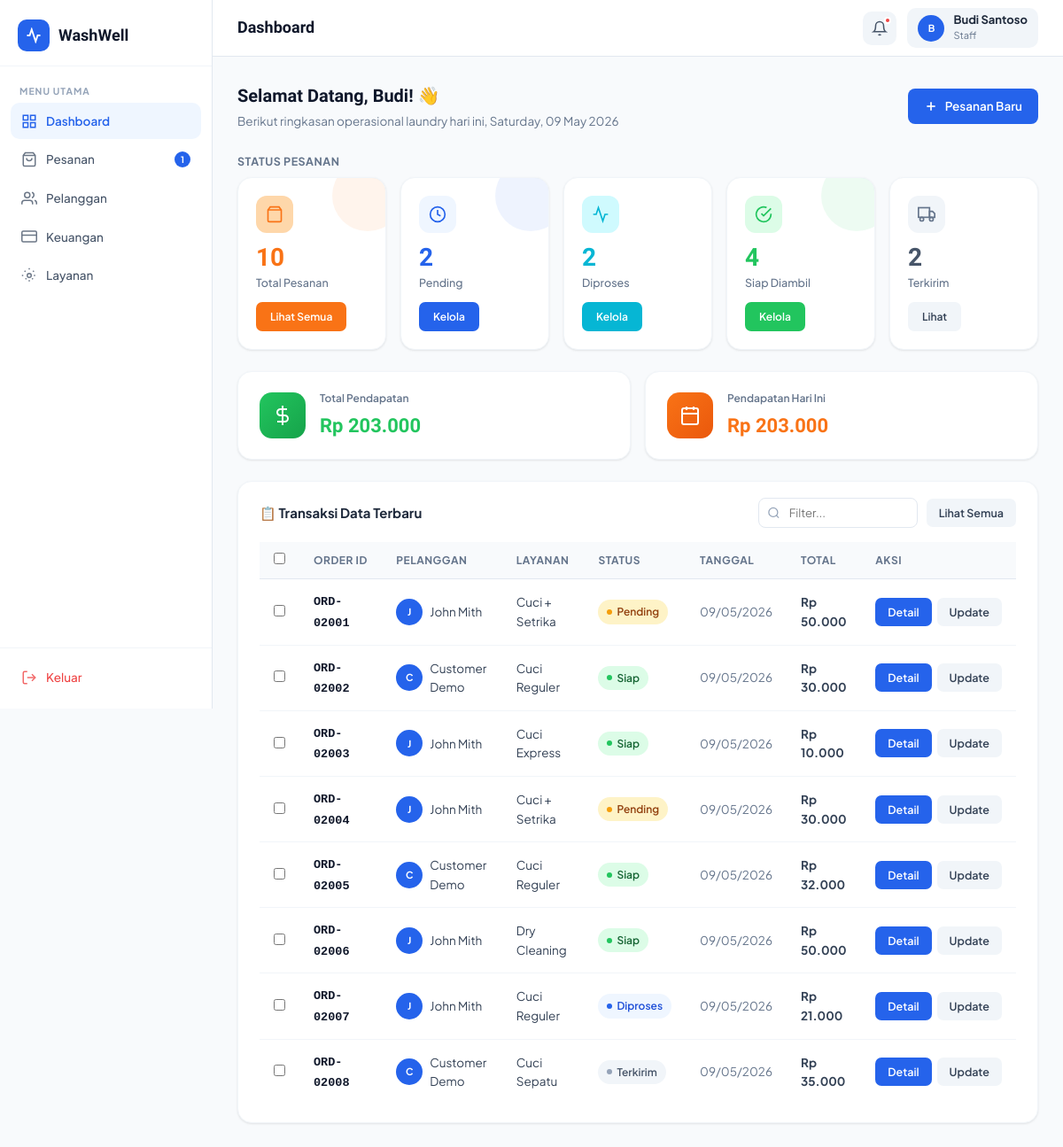
/admin/dashboard.php (signed in), run on the app's committed database.
### tables this page shows
CREATE TABLE IF NOT EXISTS users (
    id INT AUTO_INCREMENT PRIMARY KEY,
    name VARCHAR(100) NOT NULL,
    email VARCHAR(150) UNIQUE NOT NULL,
    password VARCHAR(255) NOT NULL,
    phone VARCHAR(20),
    address TEXT,
    role ENUM('customer','admin','staff') DEFAULT 'customer',
    created_at TIMESTAMP DEFAULT CURRENT_TIMESTAMP,
    updated_at TIMESTAMP DEFAULT CURRENT_TIMESTAMP ON UPDATE CURRENT_TIMESTAMP
);

CREATE TABLE IF NOT EXISTS orders (
    id INT AUTO_INCREMENT PRIMARY KEY,
    order_code VARCHAR(20) UNIQUE NOT NULL,
    user_id INT NOT NULL,
    service_id INT NOT NULL,
    staff_id INT DEFAULT NULL,
    weight DECIMAL(5,2) DEFAULT 1.00,
    amount DECIMAL(10,2) NOT NULL,
    status ENUM('pending','in_progress','ready','delivered','cancelled') DEFAULT 'pending',
    pickup_date DATE,
    delivery_date DATE,
    notes TEXT,
    payment_status ENUM('unpaid','paid') DEFAULT 'unpaid',
    payment_method ENUM('cash','transfer','e-wallet') DEFAULT 'cash',
    created_at TIMESTAMP DEFAULT CURRENT_TIMESTAMP,
    updated_at TIMESTAMP DEFAULT CURRENT_TIMESTAMP ON UPDATE CURRENT_TIMESTAMP,
    FOREIGN KEY (user_id) REFERENCES users(id) ON DELETE CASCADE,
    FOREIGN KEY (service_id) REFERENCES services(id),
    FOREIGN KEY (staff_id) REFERENCES users(id) ON DELETE SET NULL
);

CREATE TABLE IF NOT EXISTS services (
    id INT AUTO_INCREMENT PRIMARY KEY,
    name VARCHAR(100) NOT NULL,
    description TEXT,
    price_per_kg DECIMAL(10,2) NOT NULL,
    duration_hours INT DEFAULT 24,
    is_active TINYINT(1) DEFAULT 1,
    created_at TIMESTAMP DEFAULT CURRENT_TIMESTAMP
);

### includes/auth.php (called while the page is built, shortened)
<?php
require_once __DIR__ . '/config.php';
function getCurrentUser() {
    $db = getDB();
    $id = (int)$_SESSION['user_id'];
    $res = $db->query("SELECT * FROM users WHERE id=$id LIMIT 1");
    return $res ? $res->fetch_assoc() : null;
}
function getUnreadNotifs($userId) {
    $db = getDB();
    $uid = (int)$userId;
    $res = $db->query("SELECT COUNT(*) as cnt FROM notifications WHERE user_id=$uid AND is_read=0");
    return $res ? (int)$res->fetch_assoc()['cnt'] : 0;
}
?>

### includes/config.php (called while the page is built, shortened)
<?php
function formatRupiah($amount) {
    return 'Rp ' . number_format($amount, 0, ',', '.');
}
?>

### admin/dashboard.php (the view, shortened to what this page needs)
<?php
require_once '../includes/auth.php';
$db = getDB();
$user = getCurrentUser();
$totalOrders = $db->query("SELECT COUNT(*) as c FROM orders")->fetch_assoc()['c'];
$pendingOrders = $db->query("SELECT COUNT(*) as c FROM orders WHERE status='pending'")->fetch_assoc()['c'];
$inProgress = $db->query("SELECT COUNT(*) as c FROM orders WHERE status='in_progress'")->fetch_assoc()['c'];
$readyOrders = $db->query("SELECT COUNT(*) as c FROM orders WHERE status='ready'")->fetch_assoc()['c'];
$delivered = $db->query("SELECT COUNT(*) as c FROM orders WHERE status='delivered'")->fetch_assoc()['c'];
$totalRevenue = $db->query("SELECT COALESCE(SUM(amount),0) as r FROM transactions WHERE status='success'")->fetch_assoc()['r'];
$todayRevenue = $db->query("SELECT COALESCE(SUM(t.amount),0) as r FROM transactions t WHERE t.status='success' AND DATE(t.created_at)=CURDATE()")->fetch_assoc()['r'];
$recentOrders = $db->query("SELECT o.*, u.name as customer_name, s.name as service_name FROM orders o JOIN users u ON o.user_id=u.id JOIN services s ON o.service_id=s.id ORDER BY o.created_at DESC LIMIT 8");
?>
<!DOCTYPE html>
<html lang="id">
<head>
<link rel="stylesheet" href="../assets/css/style.css">
</head>
<body>
<div class="app-layout">
    <?php require_once 'partials/sidebar.php'; ?>
    <div class="main-content">
        <header class="topbar">
            <div class="topbar-left">
                <div>
                    <div class="topbar-title">Dashboard</div>
                </div>
            </div>
            <div class="topbar-right">
                <button class="notif-btn" onclick="window.location='notifications.php'">
                    <svg width="18" height="18" viewBox="0 0 24 24" fill="none" stroke="currentColor" stroke-width="2"><path d="M18 8A6 6 0 0 0 6 8c0 7-3 9-3 9h18s-3-2-3-9"/><path d="M13.73 21a2 2 0 0 1-3.46 0"/></svg>
                    <?php if (getUnreadNotifs($user['id']) > 0): ?>
                    <span class="notif-dot"></span>
                    <?php endif; ?>
                </button>
                <div style="display:flex;align-items:center;gap:10px;cursor:pointer;padding:6px 12px;border-radius:10px;background:var(--gray-100)">
                    <div class="avatar avatar-sm"><?= strtoupper(substr($user['name'],0,1)) ?></div>
                    <div>
                        <div style="font-size:13px;font-weight:700;color:var(--gray-800);line-height:1.2"><?= htmlspecialchars($user['name']) ?></div>
                        <div style="font-size:11px;color:var(--gray-500);text-transform:capitalize"><?= $user['role'] ?></div>
                    </div>
                </div>
            </div>
        </header>
        <main class="page-content">
            <div class="page-header">
                <div>
                    <h1>Selamat Datang, <?= htmlspecialchars(explode(' ', $user['name'])[0]) ?>! 👋</h1>
                    <p>Berikut ringkasan operasional laundry hari ini, <?= date('l, d F Y') ?></p>
                </div>
                <a href="orders.php?action=add" class="btn btn-primary">
                    <svg width="16" height="16" viewBox="0 0 24 24" fill="none" stroke="currentColor" stroke-width="2.5"><line x1="12" y1="5" x2="12" y2="19"/><line x1="5" y1="12" x2="19" y2="12"/></svg>
                    Pesanan Baru
                </a>
            </div>
            <div style="margin-bottom:8px;font-size:12.5px;font-weight:700;color:var(--gray-500);text-transform:uppercase;letter-spacing:0.5px;">Status Pesanan</div>
            <div class="stats-grid" style="grid-template-columns:repeat(5,1fr);">
                <div class="stat-card stat-orange">
                    <div class="stat-card-icon">
                        <svg width="20" height="20" viewBox="0 0 24 24" fill="none" stroke="currentColor" stroke-width="2"><path d="M6 2L3 6v14a2 2 0 0 0 2 2h14a2 2 0 0 0 2-2V6l-3-4z"/><line x1="3" y1="6" x2="21" y2="6"/></svg>
                    </div>
                    <div class="stat-count"><?= $totalOrders ?></div>
                    <div class="stat-label">Total Pesanan</div>
                    <div class="stat-action"><a href="orders.php" class="btn btn-orange btn-sm">Lihat Semua</a></div>
                </div>
                <div class="stat-card stat-blue">
                    <div class="stat-card-icon">
                        <svg width="20" height="20" viewBox="0 0 24 24" fill="none" stroke="currentColor" stroke-width="2"><circle cx="12" cy="12" r="10"/><polyline points="12 6 12 12 16 14"/></svg>
                    </div>
                    <div class="stat-count"><?= $pendingOrders ?></div>
                    <div class="stat-label">Pending</div>
                    <div class="stat-action"><a href="orders.php?status=pending" class="btn btn-primary btn-sm">Kelola</a></div>
                </div>
                <div class="stat-card stat-teal">
                    <div class="stat-card-icon">
                        <svg width="20" height="20" viewBox="0 0 24 24" fill="none" stroke="currentColor" stroke-width="2"><path d="M22 12h-4l-3 9L9 3l-3 9H2"/></svg>
                    </div>
                    <div class="stat-count"><?= $inProgress ?></div>
                    <div class="stat-label">Diproses</div>
                    <div class="stat-action"><a href="orders.php?status=in_progress" class="btn btn-sm" style="background:var(--teal);color:white">Kelola</a></div>
                </div>
                <div class="stat-card stat-green">
                    <div class="stat-card-icon">
                        <svg width="20" height="20" viewBox="0 0 24 24" fill="none" stroke="currentColor" stroke-width="2"><path d="M22 11.08V12a10 10 0 1 1-5.93-9.14"/><polyline points="22 4 12 14.01 9 11.01"/></svg>
                    </div>
                    <div class="stat-count"><?= $readyOrders ?></div>
                    <div class="stat-label">Siap Diambil</div>
                    <div class="stat-action"><a href="orders.php?status=ready" class="btn btn-green btn-sm">Kelola</a></div>
                </div>
                <div class="stat-card stat-gray">
                    <div class="stat-card-icon">
                        <svg width="20" height="20" viewBox="0 0 24 24" fill="none" stroke="currentColor" stroke-width="2"><rect x="1" y="3" width="15" height="13"/><polygon points="16 8 20 8 23 11 23 16 16 16 16 8"/><circle cx="5.5" cy="18.5" r="2.5"/><circle cx="18.5" cy="18.5" r="2.5"/></svg>
                    </div>
                    <div class="stat-count"><?= $delivered ?></div>
                    <div class="stat-label">Terkirim</div>
                    <div class="stat-action"><a href="orders.php?status=delivered" class="btn btn-ghost btn-sm">Lihat</a></div>
                </div>
            </div>
            <div style="display:grid;grid-template-columns:1fr 1fr;gap:16px;margin-bottom:24px;">
                <div class="card">
                    <div class="card-body" style="display:flex;align-items:center;gap:16px;">
                        <div style="width:52px;height:52px;border-radius:14px;background:linear-gradient(135deg,#22C55E,#16A34A);display:flex;align-items:center;justify-content:center;">
                            <svg width="24" height="24" viewBox="0 0 24 24" fill="none" stroke="white" stroke-width="2"><line x1="12" y1="1" x2="12" y2="23"/><path d="M17 5H9.5a3.5 3.5 0 0 0 0 7h5a3.5 3.5 0 0 1 0 7H6"/></svg>
                        </div>
                        <div>
                            <div style="font-size:12px;color:var(--gray-500);font-weight:600;margin-bottom:4px;">Total Pendapatan</div>
                            <div style="font-family:var(--font-display);font-size:22px;font-weight:800;color:var(--green)"><?= formatRupiah($totalRevenue) ?></div>
                        </div>
                    </div>
                </div>
                <div class="card">
                    <div class="card-body" style="display:flex;align-items:center;gap:16px;">
                        <div style="width:52px;height:52px;border-radius:14px;background:linear-gradient(135deg,#F97316,#EA580C);display:flex;align-items:center;justify-content:center;">
                            <svg width="24" height="24" viewBox="0 0 24 24" fill="none" stroke="white" stroke-width="2"><rect x="3" y="4" width="18" height="18" rx="2" ry="2"/><line x1="16" y1="2" x2="16" y2="6"/><line x1="8" y1="2" x2="8" y2="6"/><line x1="3" y1="10" x2="21" y2="10"/></svg>
                        </div>
                        <div>
                            <div style="font-size:12px;color:var(--gray-500);font-weight:600;margin-bottom:4px;">Pendapatan Hari Ini</div>
                            <div style="font-family:var(--font-display);font-size:22px;font-weight:800;color:var(--orange)"><?= formatRupiah($todayRevenue) ?></div>
                        </div>
                    </div>
                </div>
            </div>
            <div class="card">
                <div class="card-header">
                    <span class="card-title">📋 Transaksi Data Terbaru</span>
                    <div style="display:flex;gap:10px;align-items:center;">
                        <div class="search-input" style="position:relative">
                            <svg width="15" height="15" viewBox="0 0 24 24" fill="none" stroke="currentColor" stroke-width="2" style="position:absolute;left:10px;top:50%;transform:translateY(-50%);color:var(--gray-400)"><circle cx="11" cy="11" r="8"/><line x1="21" y1="21" x2="16.65" y2="16.65"/></svg>
                            <input type="text" placeholder="Filter..." id="searchInput" oninput="filterTable(this.value)" style="padding:8px 14px 8px 34px;border:1.5px solid var(--gray-200);border-radius:8px;font-size:13px;font-family:var(--font);outline:none;width:180px;">
                        </div>
                        <a href="orders.php" class="btn btn-ghost btn-sm">Lihat Semua</a>
                    </div>
                </div>
                <div class="card-body" style="padding-top:16px;">
                    <div class="table-wrapper">
                        <table id="ordersTable">
                            <thead>
                                <tr>
                                    <th><input type="checkbox" style="cursor:pointer;"></th>
                                    <th>Order ID</th>
                                    <th>Pelanggan</th>
                                    <th>Layanan</th>
                                    <th>Status</th>
                                    <th>Tanggal</th>
                                    <th>Total</th>
                                    <th>Aksi</th>
                                </tr>
                            </thead>
                            <tbody>
                                <?php while ($o = $recentOrders->fetch_assoc()): ?>
                                <tr>
                                    <td><input type="checkbox" style="cursor:pointer;"></td>
                                    <td><span style="font-weight:700;color:var(--gray-900);font-family:monospace"><?= $o['order_code'] ?></span></td>
                                    <td>
                                        <div style="display:flex;align-items:center;gap:8px;">
                                            <div class="avatar avatar-sm"><?= strtoupper(substr($o['customer_name'],0,1)) ?></div>
                                            <span><?= htmlspecialchars($o['customer_name']) ?></span>
                                        </div>
                                    </td>
                                    <td><?= htmlspecialchars($o['service_name']) ?></td>
                                    <td>
                                        <span class="badge badge-<?= $o['status'] ?>">
                                            <?php
                                            $labels = ['pending'=>'Pending','in_progress'=>'Diproses','ready'=>'Siap','delivered'=>'Terkirim','cancelled'=>'Dibatalkan'];
                                            echo $labels[$o['status']] ?? $o['status'];
                                            ?>
                                        </span>
                                    </td>
                                    <td style="color:var(--gray-500)"><?= date('d/m/Y', strtotime($o['created_at'])) ?></td>
                                    <td><strong><?= formatRupiah($o['amount']) ?></strong></td>
                                    <td>
                                        <div style="display:flex;gap:6px;">
                                            <a href="order-detail.php?id=<?= $o['id'] ?>" class="btn btn-primary btn-sm">Detail</a>
                                            <a href="orders.php?action=update&id=<?= $o['id'] ?>" class="btn btn-ghost btn-sm">Update</a>
                                        </div>
                                    </td>
                                </tr>
                                <?php endwhile; ?>
                            </tbody>
                        </table>
                    </div>
                </div>
            </div>
        </main>
    </div>
</div>
</body>
</html>

### data on the page
users: name "B", name "Budi Santoso", role "Staff", name "Budi"
orders: order_code "ORD-02001", user.name "J", user.name "John Mith", service.name "Cuci + Setrika", status "Pending", created_at "09/05/2026", amount "Rp 50.000"
orders: order_code "ORD-02002", user.name "C", user.name "Customer Demo", service.name "Cuci Reguler", status "Siap", created_at "09/05/2026", amount "Rp 30.000"
orders: order_code "ORD-02003", user.name "J", user.name "John Mith", service.name "Cuci Express", status "Siap", created_at "09/05/2026", amount "Rp 10.000"
orders: order_code "ORD-02004", user.name "J", user.name "John Mith", service.name "Cuci + Setrika", status "Pending", created_at "09/05/2026", amount "Rp 30.000"
orders: order_code "ORD-02005", user.name "C", user.name "Customer Demo", service.name "Cuci Reguler", status "Siap", created_at "09/05/2026", amount "Rp 32.000"
orders: order_code "ORD-02006", user.name "J", user.name "John Mith", service.name "Dry Cleaning", status "Siap", created_at "09/05/2026", amount "Rp 50.000"
orders: order_code "ORD-02007", user.name "J", user.name "John Mith", service.name "Cuci Reguler", status "Diproses", created_at "09/05/2026", amount "Rp 21.000"
orders: order_code "ORD-02008", user.name "C", user.name "Customer Demo", service.name "Cuci Sepatu", status "Terkirim", created_at "09/05/2026", amount "Rp 35.000"

### other printed values
$item['label'] "Dashboard"
$item['label'] "Pesanan"
$notifCount "1"
$item['label'] "Pelanggan"
$item['label'] "Keuangan"
$item['label'] "Layanan"
$totalOrders "10"
$pendingOrders "2"
$inProgress "2"
$readyOrders "4"
$delivered "2"
formatRupiah($totalRevenue) "Rp 203.000"
formatRupiah($todayRevenue) "Rp 203.000"
